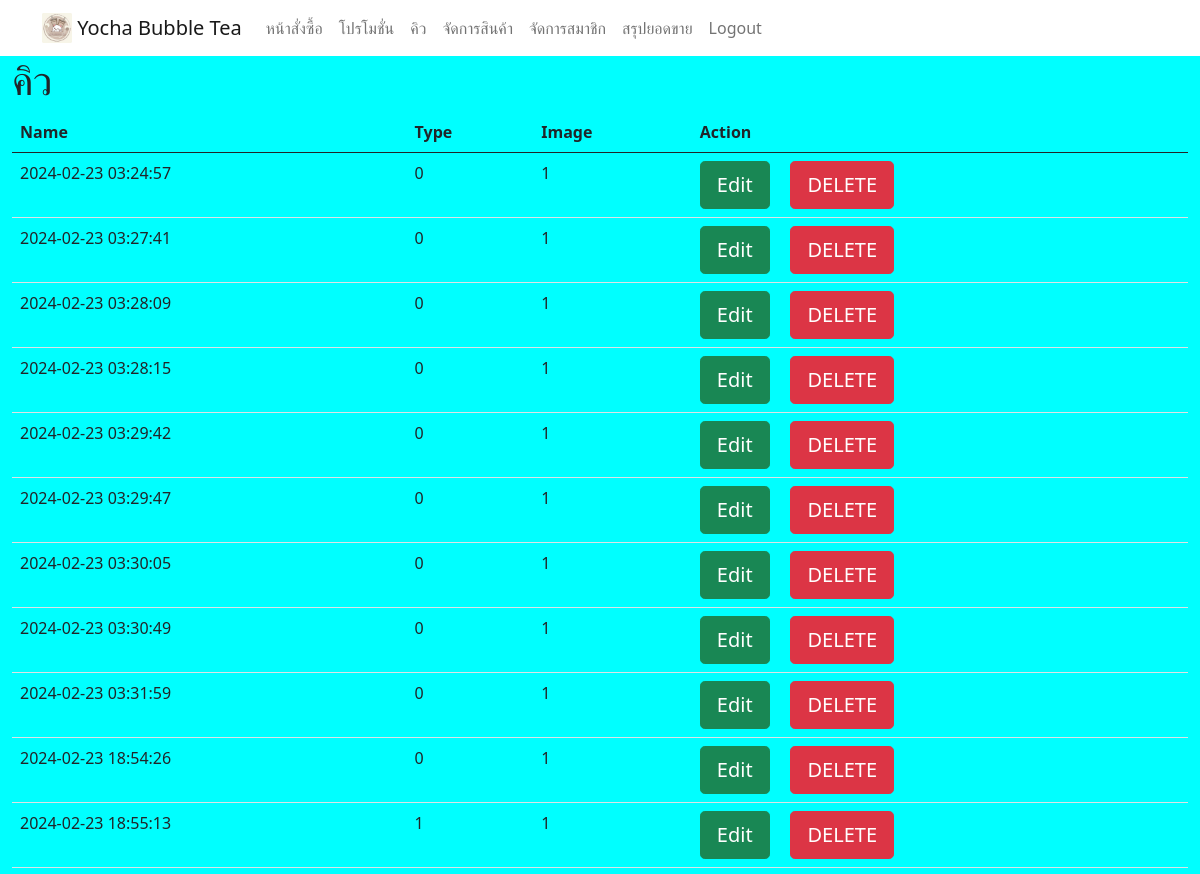
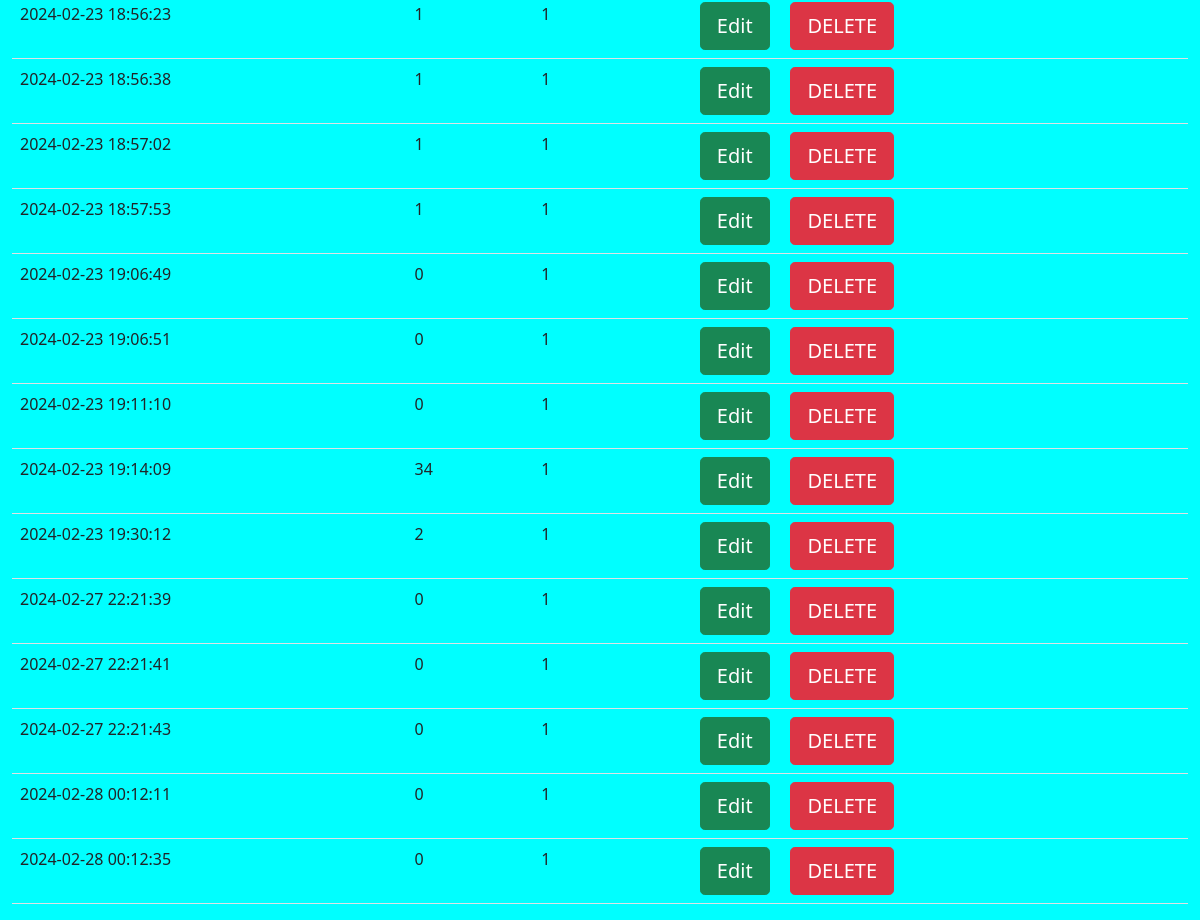
The page /employee/queue.php (signed in) on the database as committed earlier (2 pictures, top to bottom).
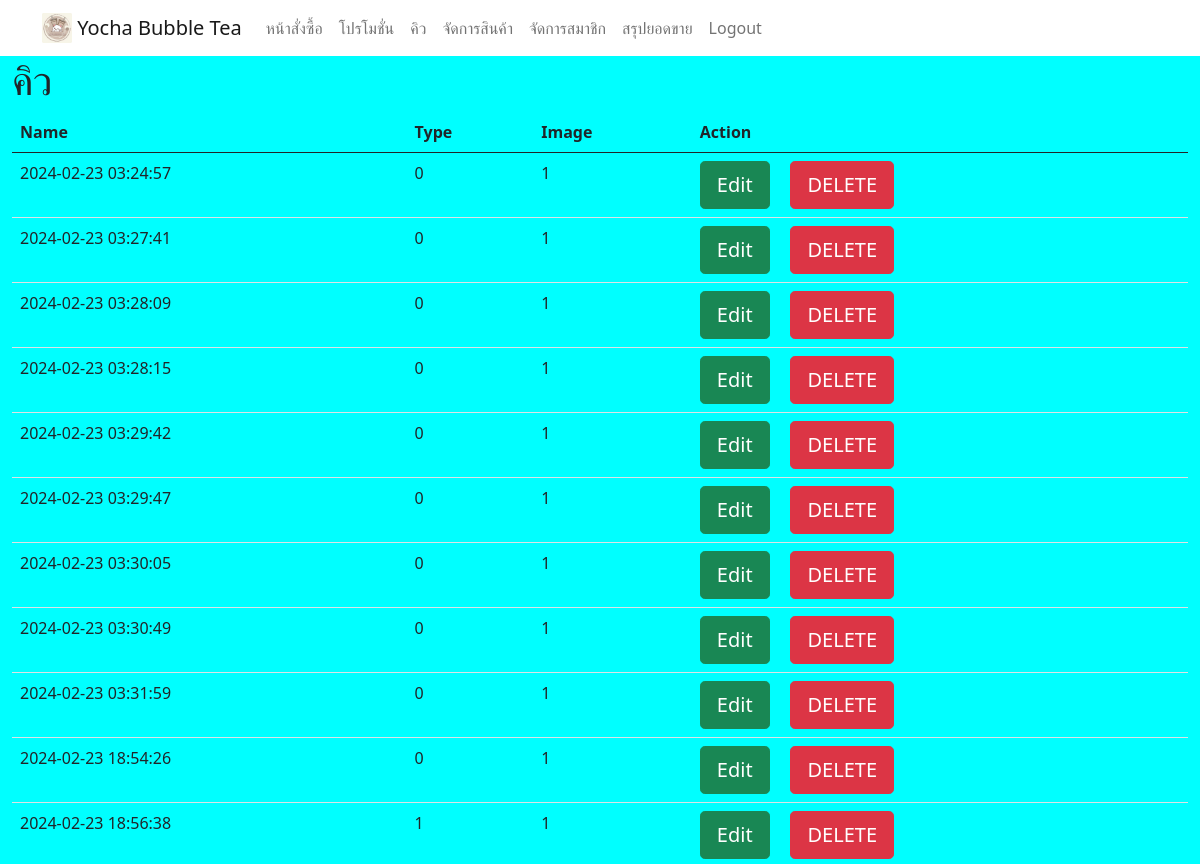
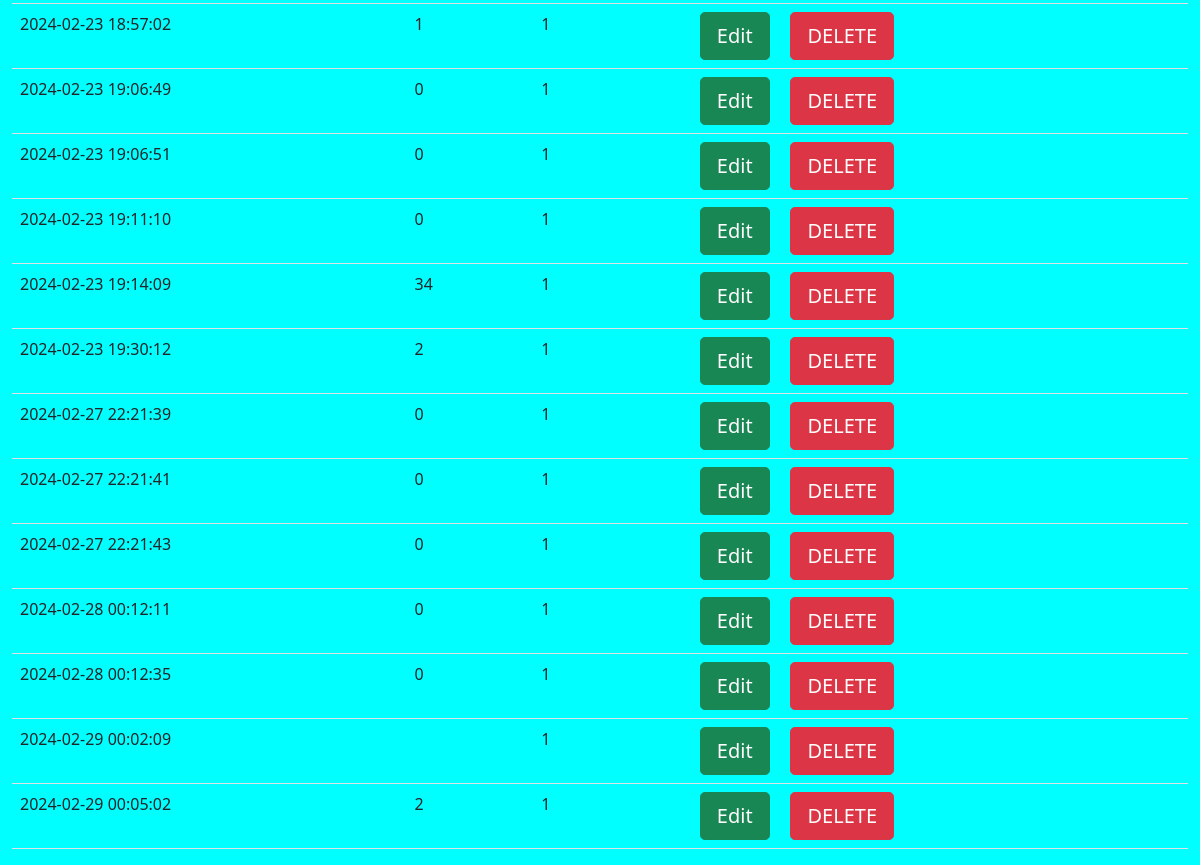
The same page on the database as committed later (2 pictures, top to bottom).
### tables this page shows
CREATE TABLE `order` (
  `order_id` int(11) NOT NULL,
  `datetime` datetime NOT NULL,
  `status` varchar(30) NOT NULL,
  `mem_id` int(11) DEFAULT NULL,
  `employee_id` int(11) NOT NULL
);

### employee/queue.php (the view, shortened to what this page needs)
<?php include("navbar_em.php");
include("../connection.php");
?>
<!DOCTYPE html>
<html lang="en">
<head>
</head>
<body>
<div class="container-xxl" >
        <div class="row" style="background-color: aqua;">
        <h1>คิว</h1>
<?php
$sql = "SELECT * FROM `order` WHERE `status` = 'incomplete'";
$result = $conn->query($sql);
if ($result->num_rows > 0) {
    echo "<br>";
    echo "<div class='table-responsive'>";
    echo "<table class='table '>";
    echo "<thead><tr><th>Name</th><th>Type</th><th>Image</th><th>Action</th></tr></thead>";
    echo "<tbody>";
    while($row = $result->fetch_assoc()) {
        echo "<tr><td>".$row["datetime"]."</td><td>".$row["mem_id"]."</td><td>".$row["employee_id"]."</td>
        <td>
        <a href=''><button type='button'  class='btn btn-success btn-lg'>Edit</button></a>
        &nbsp;&nbsp;&nbsp;
        <a onclick='return confirmDelete();' href=''><button type='button' class='btn btn-danger btn-lg'>DELETE</button></a></td></tr>";
    }
    echo "</tbody>";
    echo "</table>";
    echo "</div>";
    echo "</div>";
} else {
    echo "0 results";
}
?>
        </div>
</body>
</html>

### employee/navbar_em.php (shortened to what this page needs)
<!DOCTYPE html>
<html lang="en">
<head>
    <link href="../assets/css/bootstrap.min.css" rel="stylesheet">
</head>
<nav class="navbar navbar-expand navbar-light bg-faded">
        <div class="container">
            <a class="navbar-brand" href="#">
                <img src="..\assets\img\logo.jpg" width="30" height="30" class="d-inline-block align-top" alt="">
                Yocha Bubble Tea
            </a>
            <ul class="navbar-nav me-auto mt-2 mt-lg-0">
                <li class="nav-item">
                    <a class="nav-link" aria-current="page" href="home.php">หน้าสั่งซื้อ</a>
                </li>
                <li class="nav-item">
                    <a class="nav-link" aria-current="page" href="promotion.php">โปรโมชั่น</a>
                </li>
                <li class="nav-item">
                    <a class="nav-link" href="queue.php">คิว</a>
                </li>
                <li class="nav-item">
                    <a class="nav-link" href="manage_product.php">จัดการสินค้า</a>
                </li>
                <li class="nav-item">
                    <a class="nav-link" href="manage_member.php">จัดการสมาชิก</a>
                </li>
                <li class="nav-item">
                    <a class="nav-link" href="report.php">สรุปยอดขาย</a>
                </li>
                <li class="nav-item">
                    <a class="nav-link" href="logout.php">Logout</a>
                </li>
            </ul>
        </div>
    </nav>

Rows that differ between the two databases and show on the page:
no longer on this page (row edited): order: datetime "2024-02-23 18:55:13", mem "1", employee "1"
removed order: datetime "2024-02-23 18:56:23", mem "1", employee "1"
no longer on this page (row edited): order: datetime "2024-02-23 18:57:53", mem "1", employee "1"
added order: datetime "2024-02-29 00:02:09", employee "1"
added order: datetime "2024-02-29 00:05:02", mem "2", employee "1"
